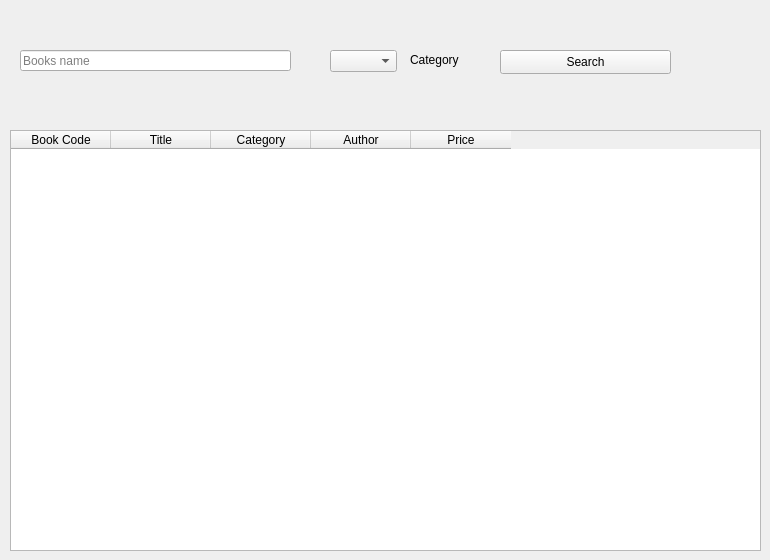
        <widget class="QWidget" name="tab_23">
         <attribute name="title">
          <string>All Books</string>
         </attribute>
         <widget class="QLineEdit" name="lineEdit_41">
          <property name="geometry">
           <rect>
            <x>20</x>
            <y>50</y>
            <width>271</width>
            <height>21</height>
           </rect>
          </property>
          <property name="placeholderText">
           <string>Books name</string>
          </property>
         </widget>
         <widget class="QComboBox" name="comboBox_16">
          <property name="geometry">
           <rect>
            <x>330</x>
            <y>50</y>
            <width>67</width>
            <height>22</height>
           </rect>
          </property>
         </widget>
         <widget class="QLabel" name="label_31">
          <property name="geometry">
           <rect>
            <x>410</x>
            <y>50</y>
            <width>71</width>
            <height>20</height>
           </rect>
          </property>
          <property name="text">
           <string>Category</string>
          </property>
         </widget>
         <widget class="QPushButton" name="pushButton_27">
          <property name="geometry">
           <rect>
            <x>500</x>
            <y>50</y>
            <width>171</width>
            <height>24</height>
           </rect>
          </property>
          <property name="text">
           <string>Search</string>
          </property>
         </widget>
         <widget class="QTableWidget" name="tableWidget_8">
          <property name="geometry">
           <rect>
            <x>10</x>
            <y>130</y>
            <width>751</width>
            <height>421</height>
           </rect>
          </property>
          <column>
           <property name="text">
            <string>Book Code</string>
           </property>
          </column>
          <column>
           <property name="text">
            <string>Title</string>
           </property>
          </column>
          <column>
           <property name="text">
            <string>Category</string>
           </property>
          </column>
          <column>
           <property name="text">
            <string>Author</string>
           </property>
          </column>
          <column>
           <property name="text">
            <string>Price</string>
           </property>
          </column>
         </widget>
        </widget>
